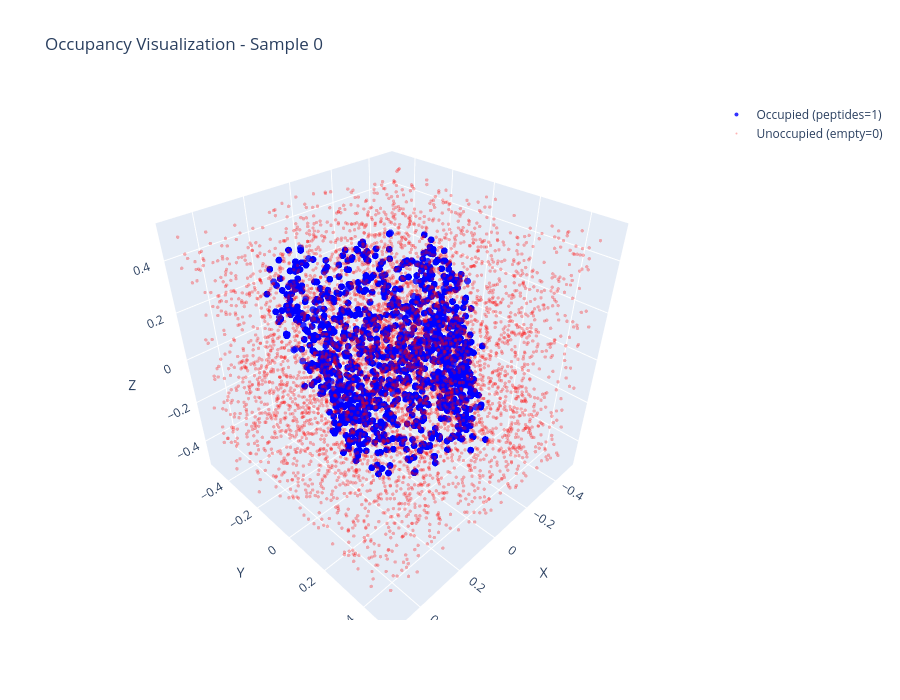

Here is the notebook cell this chart was saved with:
### Code cell
# Visualize Occupancy Labeling
sample_idx = 0
sample = train_dataset[sample_idx]

query_points_np = sample['query_points'].numpy()
occupancy_np = sample['occupancy'].numpy()

# Separate occupied vs unoccupied points
occupied_mask = occupancy_np > 0.5
unoccupied_mask = occupancy_np < 0.5

occupied_points = query_points_np[occupied_mask]
unoccupied_points = query_points_np[unoccupied_mask]

print(f"Sample {sample_idx} occupancy distribution:")
print(f"  Occupied points (peptides=1): {occupied_mask.sum()} points")
print(f"  Unoccupied points (empty=0): {unoccupied_mask.sum()} points")

# Create 3D visualization with occupancy points
fig = go.Figure()

# Add occupied points (blue - peptides)
if len(occupied_points) > 0:
    fig.add_trace(go.Scatter3d(
        x=occupied_points[:, 0],
        y=occupied_points[:, 1],
        z=occupied_points[:, 2],
        mode='markers',
        name='Occupied (peptides=1)',
        marker=dict(size=4, color='blue', opacity=0.8)
    ))

# Add unoccupied points (gray - empty space)
if len(unoccupied_points) > 0:
    fig.add_trace(go.Scatter3d(
        x=unoccupied_points[:, 0],
        y=unoccupied_points[:, 1],
        z=unoccupied_points[:, 2],
        mode='markers',
        name='Unoccupied (empty=0)',
        marker=dict(size=2, color='red', opacity=0.3)
    ))

fig.update_layout(
    title=f'Occupancy Visualization - Sample {sample_idx}',
    scene=dict(
        xaxis_title='X',
        yaxis_title='Y',
        zaxis_title='Z',
        aspectmode='data',
    ),
    width=900,
    height=700,
    hovermode='closest'
)
fig.show()

print(f"\n✓ Occupancy visualization complete")
print(f"✓ Blue points = actual peptide centroids (occupancy=1)")
print(f"✓ Gray points = random empty space (occupancy=0)")

### Figure 1 — Plotly figure (JSON) as saved in the notebook; plotly's stock layout.template omitted (floating-point values rounded to 4 significant figures; data arrays with more than 128 entries replaced by an {"elided": "..."} marker saying what was removed)
{"data": [{"marker": {"color": "blue", "opacity": 0.8, "size": 4}, "mode": "markers", "name": "Occupied (peptides=1)", "type": "scatter3d", "x": {"elided": "5000 float values"}, "y": {"elided": "5000 float values"}, "z": {"elided": "5000 float values"}}, {"marker": {"color": "red", "opacity": 0.3, "size": 2}, "mode": "markers", "name": "Unoccupied (empty=0)", "type": "scatter3d", "x": {"elided": "5000 float values"}, "y": {"elided": "5000 float values"}, "z": {"elided": "5000 float values"}}], "layout": {"height": 700, "hovermode": "closest", "scene": {"aspectmode": "data", "xaxis": {"title": {"text": "X"}}, "yaxis": {"title": {"text": "Y"}}, "zaxis": {"title": {"text": "Z"}}}, "title": {"text": "Occupancy Visualization - Sample 0"}, "width": 900}}
